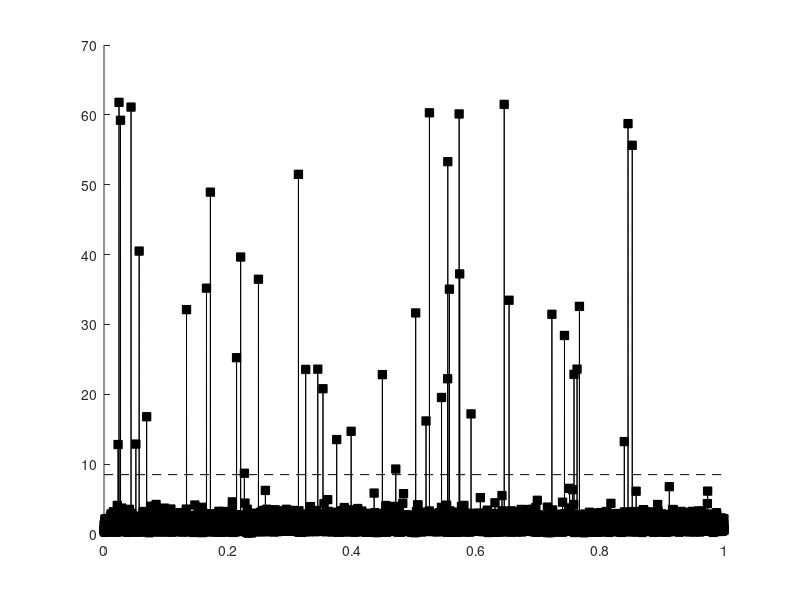

MATLAB code for this plot: (Note: this script raises an error after producing the figure.)
%%
%     COURSE: Signal processing problems, solved in MATLAB and Python
%    SECTION: Outlier detection
%      VIDEO: Outliers via standard deviation threshold
% Instructor: sincxpress.com
%
%%

%%% signal is log-normal noise
N = 10000;
time = (1:N)/N;
signal  = exp( .5*randn(N,1) );

% add some random outiers
nOutliers = 50;
randpnts = randi(N,[nOutliers,1]);
signal(randpnts) = rand(nOutliers,1) * range(signal)*10;

% show the signal
figure(1), clf, hold on
plot(time,signal,'ks-','markerfacecolor','k')


% auto-threshold based on mean and standard deviation
threshold = mean(signal)+3*std(signal);
plot(time([1 end]),[1 1]*threshold,'k--')

%% interpolate outlier points

% remove supra-threshold points
outliers = signal > threshold;


% and interpolate missing points
F = griddedInterpolant(time(~outliers),signal(~outliers));
signalR = signal;
signalR(outliers) = F(time(outliers));

% and plot the new results
plot(time,signalR,'ro-')

%% done.
